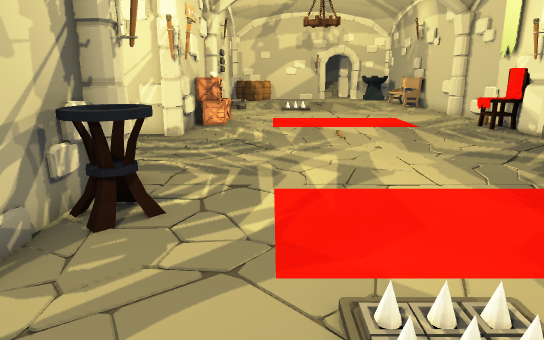
[1] (above)

20 first-person views from a walk through a scene from a Unity 3-D project. The camera is 1.3 m above the floor, tilts 14° down and sees 70° across. The floor is counted in squares, 0.5 m on a side. Each view is taken from the middle of a square. On the plan, view 1 faces up. The plan holds only what a view shows up to about 20 squares ahead; the rest is blank. The place goes on beyond the plan. The player character is not drawn. Some animated figures are not drawn. Door leaves are left out, so doorways stand open. Some surface patterns are stand-ins.

[2]
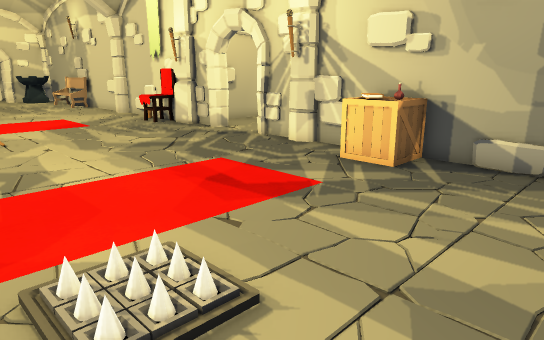

[3]
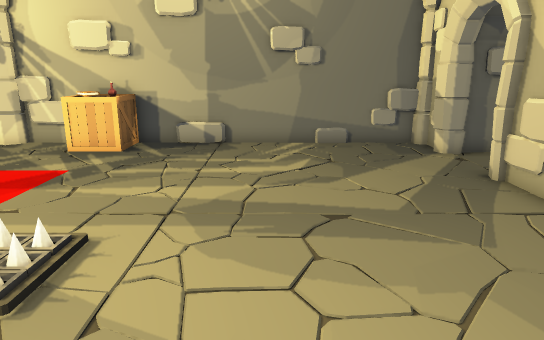

[4]
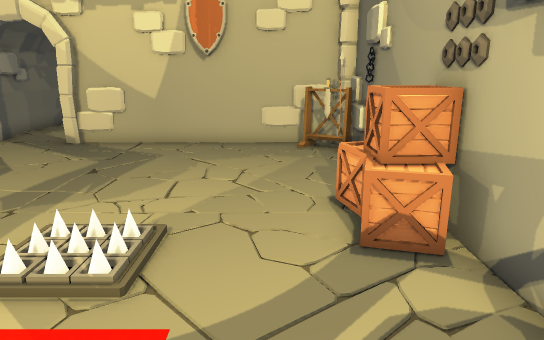

[5]
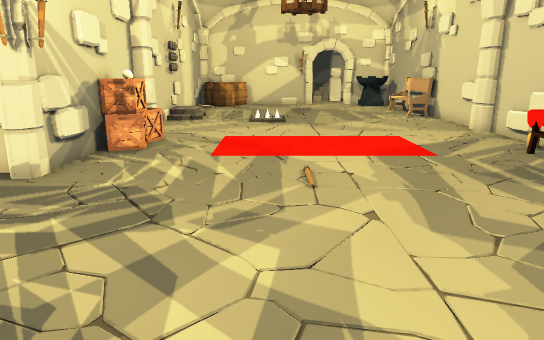

[6]
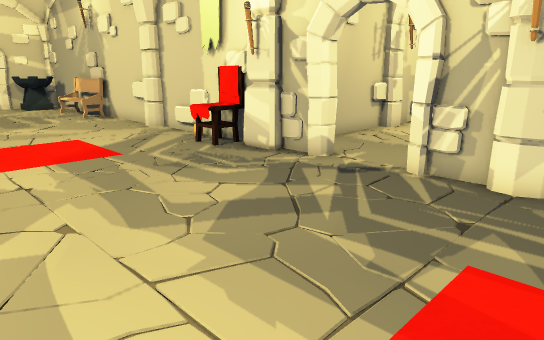

[7]
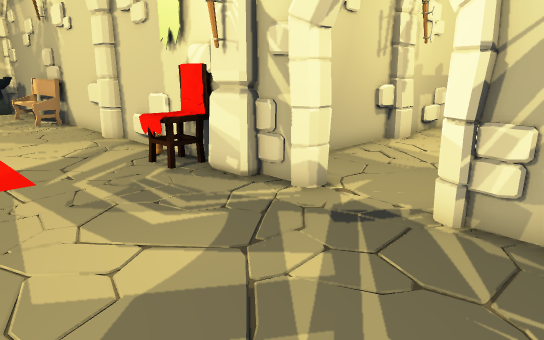

[8]
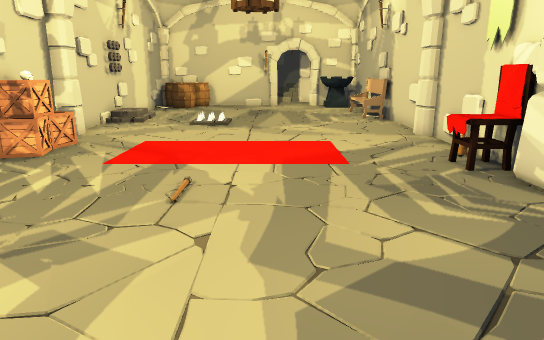

[9]
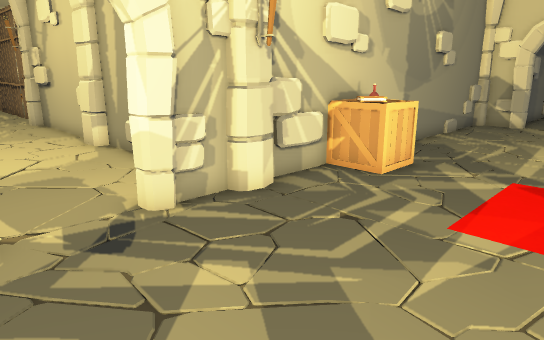

[10]
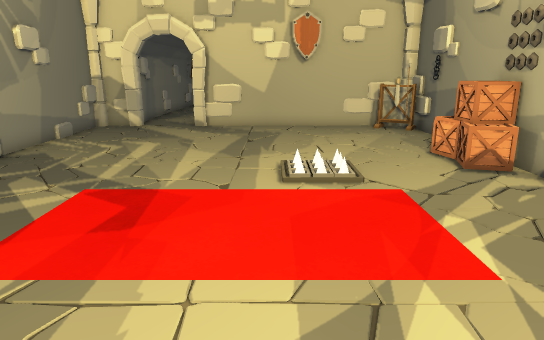

[11]
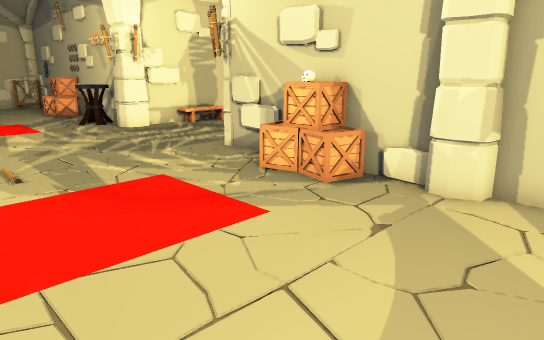

[12]
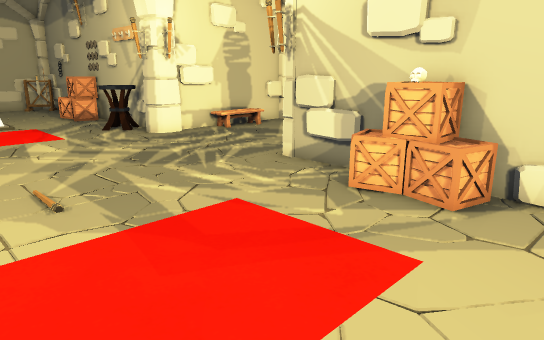

[13]
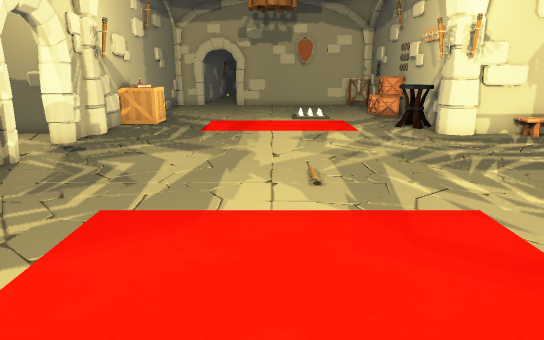

[14]
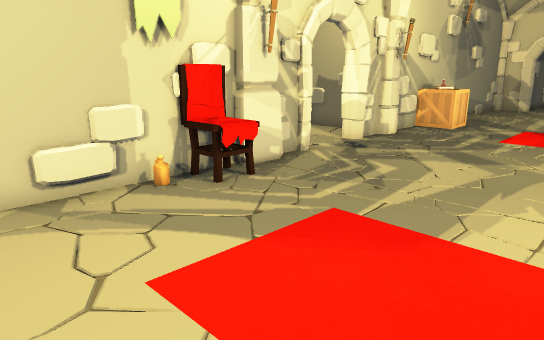

[15]
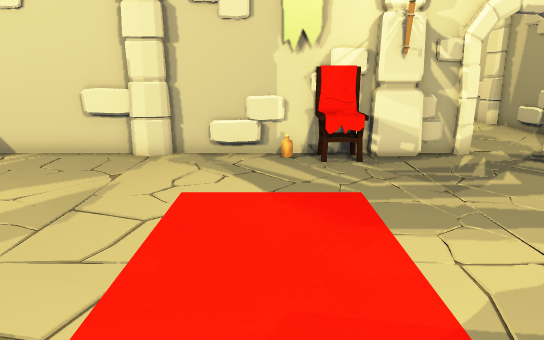

[16]
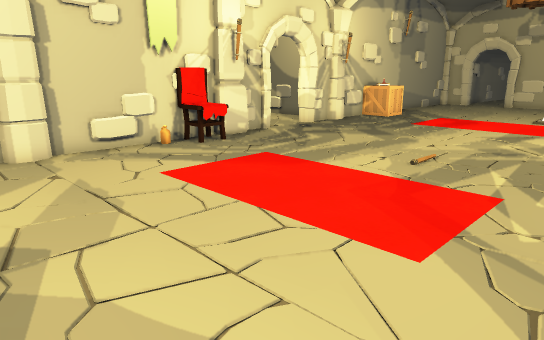

[17]
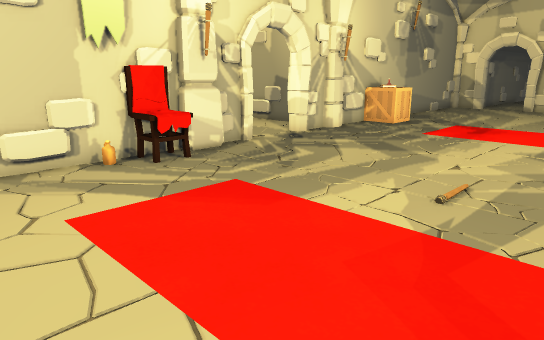

[18]
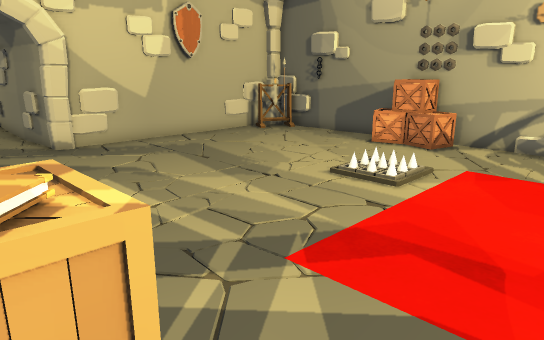

[19]
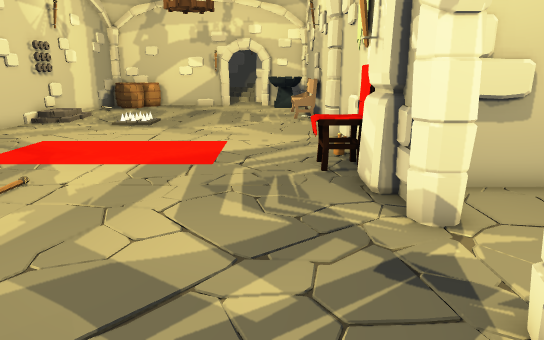

[20]
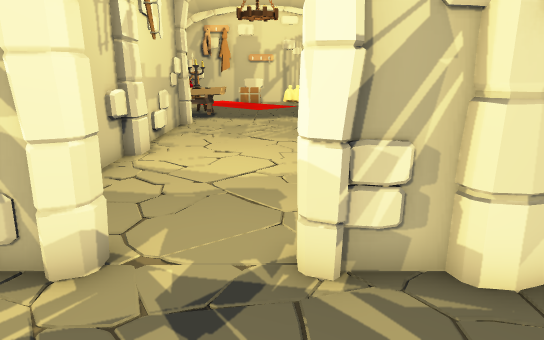

### Floor plan
Key: @ floor where view 1 was taken; # wall or solid block; . floor; / step, stairs or slope; D open door; C carpet; R crate; H chair; P pillar; B box; K books; S sword; A rack; U skull; O other object.
Columns run from 4 left of view 1 to 28 right of it. Each row starts with its distance up from view 1.
 28 #...............#
 27 #...............#
 26 #...............#
 25 #...............#
 24 #...............#
 23 #R..............#
 22 #RR..   C  .....#
 21 #U...      .....#
 20 #RR..      ....H#
 19 #.............HH#
 18 #.............HP#
 17 #..............##################
 16 #...............#       O       O
 15 ...............##
 14 ............... D
 13 ................D
 12 ................D
 11 ................#
 10 O...............#       O       O
  9 ##..............#################
  8 #O..............#
  7 #OO.. .    .....#
  6 #O...   C  ...BK#
  5 #.............KO#
  4 #.............BB#
  3 #O.../ .........#
  2 #OO.............#
  1 #O..............#
  0 #OO.@...........#
 -1 #...............#
 -2 #...............#
 -3 #...............#
 -4 #...............#
 -5 #O..............#
 -6 #SA.............#
 -7 ############. ###
 -8            #..#
 -9            #..#
-10            #..#

Where each view was taken, in squares from view 1:
view 1: 0 up, 0 right, facing up
view 2: 1 down, 0 right, facing up-right
view 3: 1 down, 3 left, facing right
view 4: 8 up, 1 left, facing down
view 5: 7 up, 2 right, facing up
view 6: 7 up, 2 right, facing up-right
view 7: 9 up, 5 right, facing up-right
view 8: 8 up, 5 right, facing up
view 9: 15 up, 5 right, facing down-right
view 10: 13 up, 3 right, facing down
view 11: 28 up, 5 right, facing down-left
view 12: 25 up, 5 right, facing down-left
view 13: 26 up, 4 right, facing down
view 14: 25 up, 3 right, facing down-right
view 15: 21 up, 1 left, facing right
view 16: 28 up, 2 left, facing down-right
view 17: 25 up, 0 right, facing down-right
view 18: 8 up, 11 right, facing down-left
view 19: 8 up, 9 right, facing up
view 20: 12 up, 7 right, facing right
